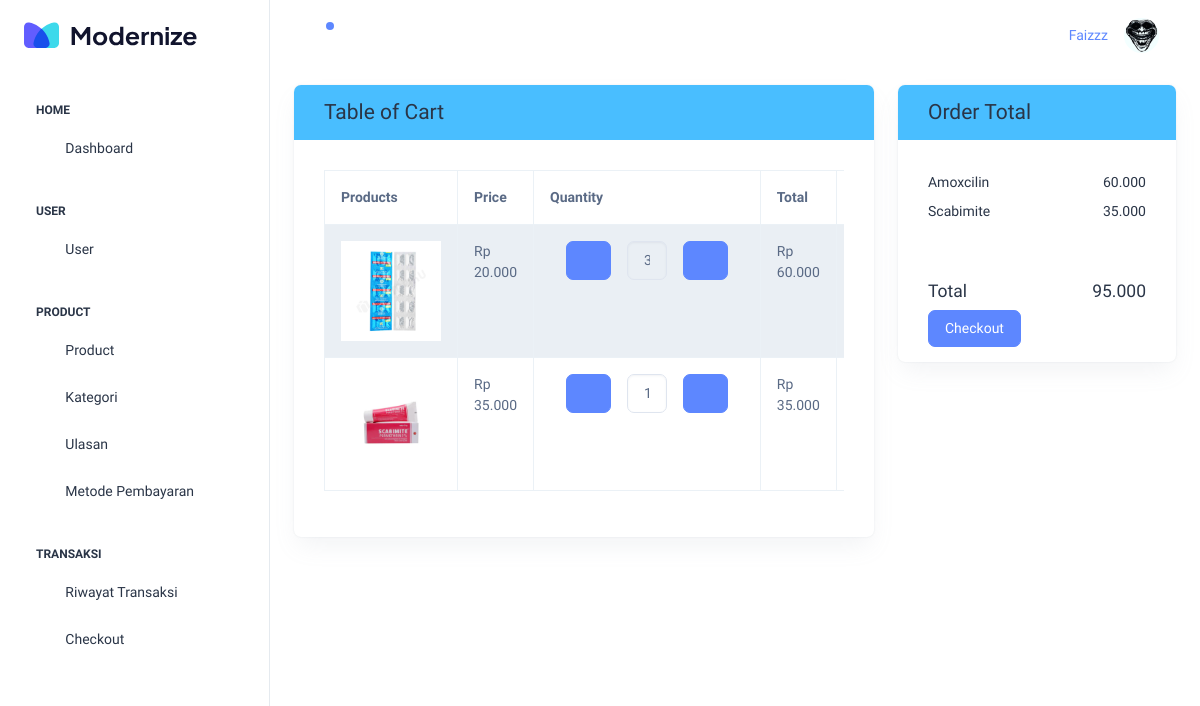
Page /pages/home/cart.php (signed in) on the committed database.
### tables this page shows
CREATE TABLE IF NOT EXISTS `keranjang` (
  `id` int NOT NULL AUTO_INCREMENT,
  `user_id` int NOT NULL DEFAULT '0',
  `produk_id` int NOT NULL DEFAULT '0',
  `jumlah` int NOT NULL,
  `total_harga` int NOT NULL,
  PRIMARY KEY (`id`),
  KEY `user_id` (`user_id`),
  KEY `produk_id` (`produk_id`)
);

CREATE TABLE IF NOT EXISTS `produk` (
  `id` int NOT NULL AUTO_INCREMENT,
  `kategori_produk_id` int NOT NULL,
  `nama` varchar(200) NOT NULL,
  `harga` int NOT NULL,
  `deskripsi` text NOT NULL,
  `foto_produk` varchar(200) NOT NULL,
  `stok_produk` int NOT NULL,
  PRIMARY KEY (`id`),
  KEY `kategori_produk_id` (`kategori_produk_id`)
);

### action/dashboard/show_list.php (called while the page is built, shortened)
<?php
include '../../connection/connection.php';
$sql = "select keranjang.id AS keranjang_id, produk.id, produk.nama as produk, keranjang.jumlah, keranjang.total_harga, produk.foto_produk, produk.deskripsi, produk.harga from keranjang join produk on keranjang.produk_id = produk.id";
$result = $conn->query($sql);

### pages/home/cart.php (the view, shortened to what this page needs)
<!doctype html>
<html lang="en">
<head>
    <link rel="stylesheet" href="../../assets/css/styles.min.css" />
</head>
<body>
    <div class="page-wrapper" id="main-wrapper" data-layout="vertical" data-navbarbg="skin6" data-sidebartype="full"
        data-sidebar-position="fixed" data-header-position="fixed">
        <?php include '../layout/sidebar.php'; ?>
        <div class="body-wrapper">
            <?php include '../layout/header.php'; ?>
            <div class="container-fluid">
                <div class="row">
                    <div class="col-md-8">
                        <div class="card border-secondary mb-5">
                            <div class="card-header bg-secondary border-0">
                                <h4 class="font-weight-semi-bold m-0">Table of Cart</h4>
                            </div>
                            <div class="card-body">
                                <div class="table-responsive">
                                    <table class="table table-striped table-bordered no-wrap">
                                        <thead>
                                            <tr>
                                                <th>Products</th>
                                                <th>Price</th>
                                                <th>Quantity</th>
                                                <th>Total</th>
                                                <th>Remove</th>
                                            </tr>
                                        </thead>
                                        <tbody>
                                            <?php
                                            include '../../connection/connection.php';
                                            $sql = "select keranjang.id AS keranjang_id, produk.id, produk.nama as produk, keranjang.jumlah, keranjang.total_harga, produk.foto_produk, produk.harga from keranjang join produk on keranjang.produk_id = produk.id";
                                            $result = $conn->query($sql);
                                            if ($result->num_rows > 0) {
                                                while ($row = $result->fetch_assoc()) {
                                            ?>
                                                    <tr>
                                                        <td><img src="../../assets/images/produk/<?php echo $row['foto_produk']; ?>" alt="" width="100" height="100"></td>
                                                        <td>Rp <?php echo number_format($row['harga'], 0, ',', '.'); ?></td>
                                                        <td>
                                                            <div class="d-flex">
                                                                <button class="btn btn-primary mx-3"><i class="ti ti-minus"></i></button>
                                                                <input class="form-control" type="text" name="qty" id="qty" style="width: 40px;" value="<?= $row['jumlah']; ?>">
                                                                <button class="btn btn-primary mx-3"><i class="ti ti-plus"></i></button>
                                                            </div>
                                                        </td>
                                                        <td>Rp <?php echo number_format($row['total_harga'], 0, ',', '.'); ?></td>
                                                        <td>
                                                        </td>
                                                    </tr>
                                            <?php
                                                }
                                            } else {
                                                echo "<tr><td colspan='5'>Keranjang kosong</td></tr>";
                                            }
                                            ?>
                                        </tbody>
                                    </table>
                                </div>
                            </div>
                        </div>
                    </div>
                    <div class="col-md-4">
                        <div class="card border-secondary mb-5">
                            <div class="card-header bg-secondary border-0">
                                <h4 class="font-weight-semi-bold m-0">Order Total</h4>
                            </div>
                            <div class="card-body">
                                <?php
                                    include '../../action/dashboard/show_list.php';
                                    $totalHarga = $conn->query("select sum(total_harga) as tot from keranjang");
                                    $tot = mysqli_fetch_assoc($totalHarga);
                                    while($cart=mysqli_fetch_assoc($result)){
                                ?>
                                <div class="d-flex justify-content-between pt-1">
                                    <h6 class="font-weight-medium"><?= $cart['produk']?></h6>
                                    <h6 class="font-weight-medium"> <?= number_format($cart['total_harga'], 0, ',', '.')?></h6>
                                </div>
                                <?php }?>
                            </div>
                            <div class="card-footer border-secondary bg-transparent">
                                <div class="d-flex justify-content-between mt-2">
                                    <h5 class="font-weight-bold">Total</h5>
                                    <h5 class="font-weight-bold"><?= $tot['tot'] == true ? number_format($tot['tot'], 0, ',', '.') : 0?></h5>
                                </div>
                                <div class="d-flex ">
                                    <a href="./checkout.php" class="btn btn-primary">Checkout</a>
                                </div>
                            </div>
                        </div>
                    </div>
                </div>
            </div>
        </div>
    </div>
</body>
</html>

### rows in the picture
keranjang: produk.foto_produk (picture), produk.harga "20.000", qty "3", total_harga "60.000", produk.nama "Amoxcilin"
keranjang: produk.foto_produk (picture), produk.harga "35.000", qty "1", total_harga "35.000", produk.nama "Scabimite"

### other values in the picture
$_SESSION['nama'] "Faizzz"
$tot['tot'] "95.000"
